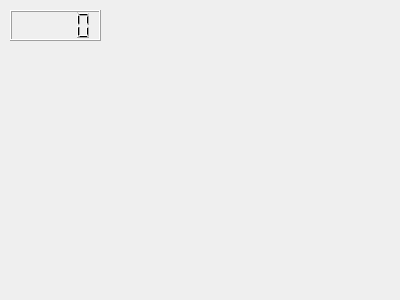
<?xml version="1.0" encoding="UTF-8"?>
<ui version="4.0">
 <class>Widget</class>
 <widget class="QWidget" name="Widget">
  <property name="geometry">
   <rect>
    <x>0</x>
    <y>0</y>
    <width>400</width>
    <height>300</height>
   </rect>
  </property>
  <property name="windowTitle">
   <string>Widget</string>
  </property>
  <widget class="QLCDNumber" name="lcdNumber">
   <property name="geometry">
    <rect>
     <x>10</x>
     <y>10</y>
     <width>91</width>
     <height>31</height>
    </rect>
   </property>
  </widget>
 </widget>
 <layoutdefault spacing="6" margin="11"/>
 <resources/>
 <connections/>
</ui>
